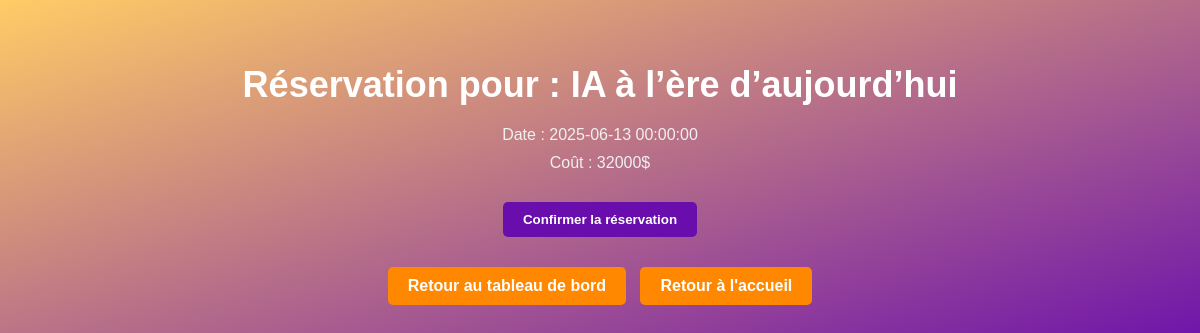
/reserver/2 (signed in), run on the app's committed database.
### app/models/events.py (models this page shows)
class Event(db.Model):
    id = db.Column(db.Integer, primary_key=True)
    nom = db.Column(db.String(100), nullable=False)
    date = db.Column(db.DateTime, nullable=False)
    cost = db.Column(db.Integer, nullable=False)  # Ajoute le coût dans le modèle

### app/routes/main_routes.py (the view)
@main.route('/reserver/<int:event_id>', methods=['GET', 'POST'])
def reserver(event_id):
    from app.models.events import Event
    if 'user_id' not in session:
        flash("Veuillez vous connecter pour réserver un billet.")
        return redirect(url_for('main.register'))
    event = Event.query.get(event_id)
    if not event:
        flash("Événement introuvable.")
        return redirect(url_for('main.dashboard'))
    return render_template("reserver.html", event=event, event_id=event_id, utilisateur=session.get('user'))

### app/templates/reserver.html (shortened to what this page needs)
<!DOCTYPE html>
<html lang="fr">
<head>
</head>
<body>
    <h1>Réservation pour : {{ event.nom}}</h1>
    <p>Date : {{ event.date }}</p>
    <p>Coût : {{ event.cost }}$</p>
    <form method="post" action="{{ url_for('main.paiement', event_id=event_id) }}">
        <button type="submit">Confirmer la réservation</button>
    </form>
    <p><a class="button" href="{{ url_for('main.dashboard') }}">Retour au tableau de bord</a>
    <a class="button" href="{{ url_for('main.home') }}">Retour à l'accueil</a>
</body>
</html>

### app/templates/reserver.html (style rules this page uses)
body { font-family: Arial, sans-serif; background: linear-gradient(to bottom right, #ffcc66, #6a0dad); color: white; text-align: center; margin: 0; padding: 40px; }
h1 { font-size: 36px; margin-bottom: 20px; color: #ffffff; }
p { font-size: 16px; color: #f0f0f0; margin: 10px 0; }
form { margin-top: 30px; }
button { padding: 10px 20px; background-color: #6a0dad; color: white; border: none; border-radius: 5px; font-weight: bold; cursor: pointer; transition: background-color 0.3s ease, transform 0.2s ease; }
a { text-decoration: none; font-weight: bold; color: #ffffff; margin: 10px 5px; }
a.button { display: inline-block; padding: 10px 20px; background-color: #ff8800; color: white; border-radius: 5px; margin-top: 20px; transition: background-color 0.3s ease; }
.link-container p, a { margin-top: 15px; }

### data on the page
Event: nom "IA à l’ère d’aujourd’hui", date "2025-06-13 00:00:00", cost "32000"
